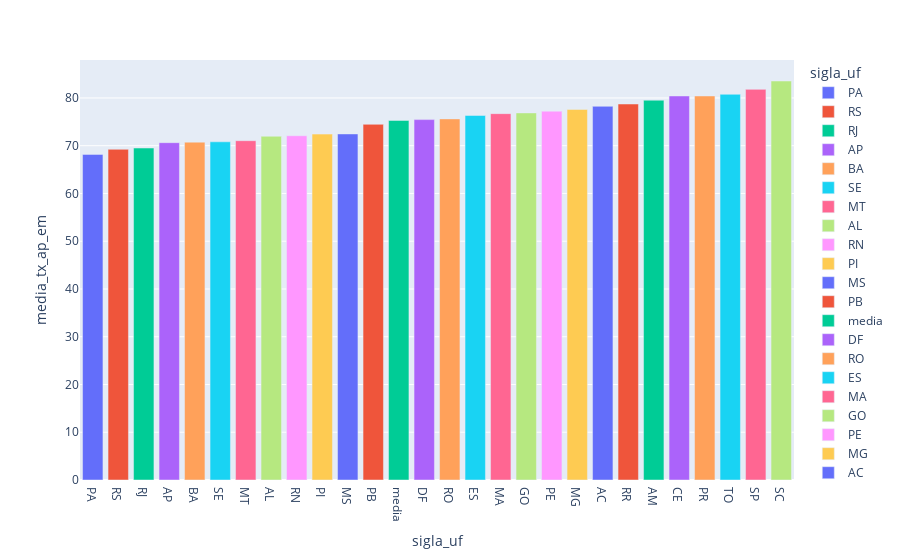

The notebook cell this image was saved under:
### Code cell
#grafico que mostra a taxa de aprovação no ensino médio média anual do periodo (2007 - 2012)

#como a média anual do periodo é a mesma em todos os anos, fiz uma filtragem na tabela para não deixar o grafico pontilhado
ano = df_final.loc[df_final["ano"] == 2012]

#grafico gerado pela base df_final que esta ordenada pela media anual da taxa de aprovacão no ensino medio,
# eixo y será o a aprovação, eixo x os estados
graf_pib = px.bar(ano.sort_values("media_tx_ap_em"),y='media_tx_ap_em' ,x ='sigla_uf',color = 'sigla_uf')
graf_pib.show()

### Figure 1 — Plotly figure (JSON) as saved in the notebook; plotly's stock layout.template omitted (floating-point values rounded to 4 significant figures)
{"data": [{"alignmentgroup": "True", "hovertemplate": "sigla_uf=%{x}<br>media_tx_ap_em=%{y}<extra></extra>", "legendgroup": "PA", "marker": {"color": "#636efa", "pattern": {"shape": ""}}, "name": "PA", "offsetgroup": "PA", "orientation": "v", "showlegend": true, "textposition": "auto", "type": "bar", "x": ["PA"], "xaxis": "x", "y": [68.18], "yaxis": "y"}, {"alignmentgroup": "True", "hovertemplate": "sigla_uf=%{x}<br>media_tx_ap_em=%{y}<extra></extra>", "legendgroup": "RS", "marker": {"color": "#EF553B", "pattern": {"shape": ""}}, "name": "RS", "offsetgroup": "RS", "orientation": "v", "showlegend": true, "textposition": "auto", "type": "bar", "x": ["RS"], "xaxis": "x", "y": [69.25], "yaxis": "y"}, {"alignmentgroup": "True", "hovertemplate": "sigla_uf=%{x}<br>media_tx_ap_em=%{y}<extra></extra>", "legendgroup": "RJ", "marker": {"color": "#00cc96", "pattern": {"shape": ""}}, "name": "RJ", "offsetgroup": "RJ", "orientation": "v", "showlegend": true, "textposition": "auto", "type": "bar", "x": ["RJ"], "xaxis": "x", "y": [69.52], "yaxis": "y"}, {"alignmentgroup": "True", "hovertemplate": "sigla_uf=%{x}<br>media_tx_ap_em=%{y}<extra></extra>", "legendgroup": "AP", "marker": {"color": "#ab63fa", "pattern": {"shape": ""}}, "name": "AP", "offsetgroup": "AP", "orientation": "v", "showlegend": true, "textposition": "auto", "type": "bar", "x": ["AP"], "xaxis": "x", "y": [70.63], "yaxis": "y"}, {"alignmentgroup": "True", "hovertemplate": "sigla_uf=%{x}<br>media_tx_ap_em=%{y}<extra></extra>", "legendgroup": "BA", "marker": {"color": "#FFA15A", "pattern": {"shape": ""}}, "name": "BA", "offsetgroup": "BA", "orientation": "v", "showlegend": true, "textposition": "auto", "type": "bar", "x": ["BA"], "xaxis": "x", "y": [70.75], "yaxis": "y"}, {"alignmentgroup": "True", "hovertemplate": "sigla_uf=%{x}<br>media_tx_ap_em=%{y}<extra></extra>", "legendgroup": "SE", "marker": {"color": "#19d3f3", "pattern": {"shape": ""}}, "name": "SE", "offsetgroup": "SE", "orientation": "v", "showlegend": true, "textposition": "auto", "type": "bar", "x": ["SE"], "xaxis": "x", "y": [70.82], "yaxis": "y"}, {"alignmentgroup": "True", "hovertemplate": "sigla_uf=%{x}<br>media_tx_ap_em=%{y}<extra></extra>", "legendgroup": "MT", "marker": {"color": "#FF6692", "pattern": {"shape": ""}}, "name": "MT", "offsetgroup": "MT", "orientation": "v", "showlegend": true, "textposition": "auto", "type": "bar", "x": ["MT"], "xaxis": "x", "y": [71.05], "yaxis": "y"}, {"alignmentgroup": "True", "hovertemplate": "sigla_uf=%{x}<br>media_tx_ap_em=%{y}<extra></extra>", "legendgroup": "AL", "marker": {"color": "#B6E880", "pattern": {"shape": ""}}, "name": "AL", "offsetgroup": "AL", "orientation": "v", "showlegend": true, "textposition": "auto", "type": "bar", "x": ["AL"], "xaxis": "x", "y": [71.98], "yaxis": "y"}, {"alignmentgroup": "True", "hovertemplate": "sigla_uf=%{x}<br>media_tx_ap_em=%{y}<extra></extra>", "legendgroup": "RN", "marker": {"color": "#FF97FF", "pattern": {"shape": ""}}, "name": "RN", "offsetgroup": "RN", "orientation": "v", "showlegend": true, "textposition": "auto", "type": "bar", "x": ["RN"], "xaxis": "x", "y": [72.08], "yaxis": "y"}, {"alignmentgroup": "True", "hovertemplate": "sigla_uf=%{x}<br>media_tx_ap_em=%{y}<extra></extra>", "legendgroup": "PI", "marker": {"color": "#FECB52", "pattern": {"shape": ""}}, "name": "PI", "offsetgroup": "PI", "orientation": "v", "showlegend": true, "textposition": "auto", "type": "bar", "x": ["PI"], "xaxis": "x", "y": [72.43], "yaxis": "y"}, {"alignmentgroup": "True", "hovertemplate": "sigla_uf=%{x}<br>media_tx_ap_em=%{y}<extra></extra>", "legendgroup": "MS", "marker": {"color": "#636efa", "pattern": {"shape": ""}}, "name": "MS", "offsetgroup": "MS", "orientation": "v", "showlegend": true, "textposition": "auto", "type": "bar", "x": ["MS"], "xaxis": "x", "y": [72.47], "yaxis": "y"}, {"alignmentgroup": "True", "hovertemplate": "sigla_uf=%{x}<br>media_tx_ap_em=%{y}<extra></extra>", "legendgroup": "PB", "marker": {"color": "#EF553B", "pattern": {"shape": ""}}, "name": "PB", "offsetgroup": "PB", "orientation": "v", "showlegend": true, "textposition": "auto", "type": "bar", "x": ["PB"], "xaxis": "x", "y": [74.48], "yaxis": "y"}, {"alignmentgroup": "True", "hovertemplate": "sigla_uf=%{x}<br>media_tx_ap_em=%{y}<extra></extra>", "legendgroup": "media", "marker": {"color": "#00cc96", "pattern": {"shape": ""}}, "name": "media", "offsetgroup": "media", "orientation": "v", "showlegend": true, "textposition": "auto", "type": "bar", "x": ["media"], "xaxis": "x", "y": [75.29], "yaxis": "y"}, {"alignmentgroup": "True", "hovertemplate": "sigla_uf=%{x}<br>media_tx_ap_em=%{y}<extra></extra>", "legendgroup": "DF", "marker": {"color": "#ab63fa", "pattern": {"shape": ""}}, "name": "DF", "offsetgroup": "DF", "orientation": "v", "showlegend": true, "textposition": "auto", "type": "bar", "x": ["DF"], "xaxis": "x", "y": [75.47], "yaxis": "y"}, {"alignmentgroup": "True", "hovertemplate": "sigla_uf=%{x}<br>media_tx_ap_em=%{y}<extra></extra>", "legendgroup": "RO", "marker": {"color": "#FFA15A", "pattern": {"shape": ""}}, "name": "RO", "offsetgroup": "RO", "orientation": "v", "showlegend": true, "textposition": "auto", "type": "bar", "x": ["RO"], "xaxis": "x", "y": [75.62], "yaxis": "y"}, {"alignmentgroup": "True", "hovertemplate": "sigla_uf=%{x}<br>media_tx_ap_em=%{y}<extra></extra>", "legendgroup": "ES", "marker": {"color": "#19d3f3", "pattern": {"shape": ""}}, "name": "ES", "offsetgroup": "ES", "orientation": "v", "showlegend": true, "textposition": "auto", "type": "bar", "x": ["ES"], "xaxis": "x", "y": [76.33], "yaxis": "y"}, {"alignmentgroup": "True", "hovertemplate": "sigla_uf=%{x}<br>media_tx_ap_em=%{y}<extra></extra>", "legendgroup": "MA", "marker": {"color": "#FF6692", "pattern": {"shape": ""}}, "name": "MA", "offsetgroup": "MA", "orientation": "v", "showlegend": true, "textposition": "auto", "type": "bar", "x": ["MA"], "xaxis": "x", "y": [76.72], "yaxis": "y"}, {"alignmentgroup": "True", "hovertemplate": "sigla_uf=%{x}<br>media_tx_ap_em=%{y}<extra></extra>", "legendgroup": "GO", "marker": {"color": "#B6E880", "pattern": {"shape": ""}}, "name": "GO", "offsetgroup": "GO", "orientation": "v", "showlegend": true, "textposition": "auto", "type": "bar", "x": ["GO"], "xaxis": "x", "y": [76.87], "yaxis": "y"}, {"alignmentgroup": "True", "hovertemplate": "sigla_uf=%{x}<br>media_tx_ap_em=%{y}<extra></extra>", "legendgroup": "PE", "marker": {"color": "#FF97FF", "pattern": {"shape": ""}}, "name": "PE", "offsetgroup": "PE", "orientation": "v", "showlegend": true, "textposition": "auto", "type": "bar", "x": ["PE"], "xaxis": "x", "y": [77.23], "yaxis": "y"}, {"alignmentgroup": "True", "hovertemplate": "sigla_uf=%{x}<br>media_tx_ap_em=%{y}<extra></extra>", "legendgroup": "MG", "marker": {"color": "#FECB52", "pattern": {"shape": ""}}, "name": "MG", "offsetgroup": "MG", "orientation": "v", "showlegend": true, "textposition": "auto", "type": "bar", "x": ["MG"], "xaxis": "x", "y": [77.6], "yaxis": "y"}, {"alignmentgroup": "True", "hovertemplate": "sigla_uf=%{x}<br>media_tx_ap_em=%{y}<extra></extra>", "legendgroup": "AC", "marker": {"color": "#636efa", "pattern": {"shape": ""}}, "name": "AC", "offsetgroup": "AC", "orientation": "v", "showlegend": true, "textposition": "auto", "type": "bar", "x": ["AC"], "xaxis": "x", "y": [78.25], "yaxis": "y"}, {"alignmentgroup": "True", "hovertemplate": "sigla_uf=%{x}<br>media_tx_ap_em=%{y}<extra></extra>", "legendgroup": "RR", "marker": {"color": "#EF553B", "pattern": {"shape": ""}}, "name": "RR", "offsetgroup": "RR", "orientation": "v", "showlegend": true, "textposition": "auto", "type": "bar", "x": ["RR"], "xaxis": "x", "y": [78.73], "yaxis": "y"}, {"alignmentgroup": "True", "hovertemplate": "sigla_uf=%{x}<br>media_tx_ap_em=%{y}<extra></extra>", "legendgroup": "AM", "marker": {"color": "#00cc96", "pattern": {"shape": ""}}, "name": "AM", "offsetgroup": "AM", "orientation": "v", "showlegend": true, "textposition": "auto", "type": "bar", "x": ["AM"], "xaxis": "x", "y": [79.53], "yaxis": "y"}, {"alignmentgroup": "True", "hovertemplate": "sigla_uf=%{x}<br>media_tx_ap_em=%{y}<extra></extra>", "legendgroup": "CE", "marker": {"color": "#ab63fa", "pattern": {"shape": ""}}, "name": "CE", "offsetgroup": "CE", "orientation": "v", "showlegend": true, "textposition": "auto", "type": "bar", "x": ["CE"], "xaxis": "x", "y": [80.42], "yaxis": "y"}, {"alignmentgroup": "True", "hovertemplate": "sigla_uf=%{x}<br>media_tx_ap_em=%{y}<extra></extra>", "legendgroup": "PR", "marker": {"color": "#FFA15A", "pattern": {"shape": ""}}, "name": "PR", "offsetgroup": "PR", "orientation": "v", "showlegend": true, "textposition": "auto", "type": "bar", "x": ["PR"], "xaxis": "x", "y": [80.42], "yaxis": "y"}, {"alignmentgroup": "True", "hovertemplate": "sigla_uf=%{x}<br>media_tx_ap_em=%{y}<extra></extra>", "legendgroup": "TO", "marker": {"color": "#19d3f3", "pattern": {"shape": ""}}, "name": "TO", "offsetgroup": "TO", "orientation": "v", "showlegend": true, "textposition": "auto", "type": "bar", "x": ["TO"], "xaxis": "x", "y": [80.77], "yaxis": "y"}, {"alignmentgroup": "True", "hovertemplate": "sigla_uf=%{x}<br>media_tx_ap_em=%{y}<extra></extra>", "legendgroup": "SP", "marker": {"color": "#FF6692", "pattern": {"shape": ""}}, "name": "SP", "offsetgroup": "SP", "orientation": "v", "showlegend": true, "textposition": "auto", "type": "bar", "x": ["SP"], "xaxis": "x", "y": [81.8], "yaxis": "y"}, {"alignmentgroup": "True", "hovertemplate": "sigla_uf=%{x}<br>media_tx_ap_em=%{y}<extra></extra>", "legendgroup": "SC", "marker": {"color": "#B6E880", "pattern": {"shape": ""}}, "name": "SC", "offsetgroup": "SC", "orientation": "v", "showlegend": true, "textposition": "auto", "type": "bar", "x": ["SC"], "xaxis": "x", "y": [83.55], "yaxis": "y"}], "layout": {"autosize": true, "barmode": "relative", "legend": {"title": {"text": "sigla_uf"}, "tracegroupgap": 0}, "margin": {"t": 60}, "xaxis": {"anchor": "y", "autorange": true, "categoryarray": ["PA", "RS", "RJ", "AP", "BA", "SE", "MT", "AL", "RN", "PI", "MS", "PB", "media", "DF", "RO", "ES", "MA", "GO", "PE", "MG", "AC", "RR", "AM", "CE", "PR", "TO", "SP", "SC"], "categoryorder": "array", "domain": [0, 1], "range": [-0.5, 27.5], "title": {"text": "sigla_uf"}, "type": "category"}, "yaxis": {"anchor": "x", "autorange": true, "domain": [0, 1], "range": [0, 87.95], "title": {"text": "media_tx_ap_em"}, "type": "linear"}}}
